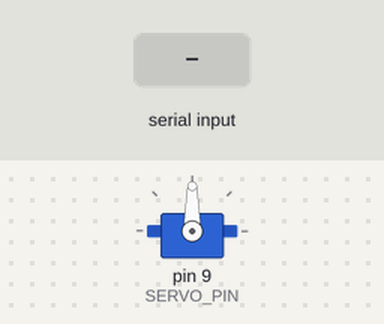
This sketch was run on a simulated Arduino Leonardo, built with avr-gcc and run on an emulated ATmega32U4. Parts: servo. The inputs (shaded band) are chosen by the test bench.

Above: at 1.2 s.
1.3 s: "PAN_LEFT\n" received over Serial
At 2.3 s:
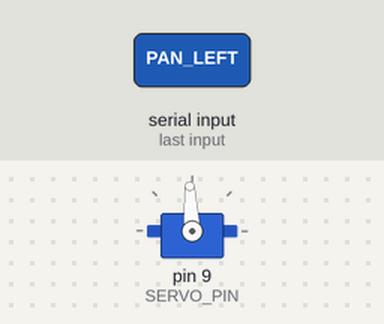
2.8 s: "PAN_RIGHT\n" received over Serial
At 3.2 s:
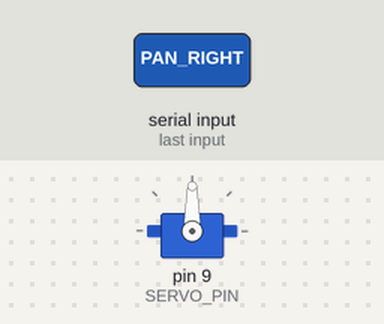
Timing chart, 0 to 5.8 s (numbered marks = the images above; inputs shaded):
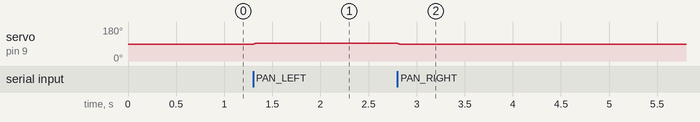

Measured:
- after the input at 1.3 s, servo on pin 9 (SERVO_PIN): 90° → 93° at once
- after the input at 2.8 s, servo on pin 9 (SERVO_PIN): 93° → 90° at once

The sketch:

pan_servo.ino
```cpp
/*
  Pan servo — serial line commands from MonitorAI camera app (Python).

  Drives the pan servo directly from one Arduino PWM pin using Servo.h (no motor driver).

  Protocol (ASCII, newline-terminated, must match camera/serial_servo.py):
    PAN_LEFT   — nudge target angle by STEP_DEGREES (clamp to PAN_MIN)
    PAN_RIGHT  — nudge target angle by STEP_DEGREES (clamp to PAN_MAX)
    STOP       — hold current target (motion may still finish smoothing)

  Smoothing: PAN_* commands update a *target* angle; the servo eases toward it in small
  steps (see SMOOTH_* below) so motion is less choppy than instant pan.write() jumps.

  Wiring (typical SG90 / MG90S):
    Servo signal (orange/yellow) -> pin 9 (SERVO_PIN)
    Servo VCC (red)             -> 5V (external 5V if servo browns out USB)
    Servo GND (brown/black)     -> GND

  After upload, close Arduino Serial Monitor before running the Python app (port is exclusive on Windows).
*/

#include <Servo.h>

// --- Match Python: camera/config.py SERIAL_BAUD default ---
static const long SERIAL_BAUD = 115200;

// --- Servo: direct pin (PWM-capable pin on your board; Uno/Nano: 9 is fine) ---
static const int SERVO_PIN = 9;

static const int PAN_MIN = 0;
static const int PAN_MAX = 180;
static const int START_ANGLE = 90;
// Degrees added to target per PAN command (Python rate-limits PAN_*)
static const int STEP_DEGREES = 3;

// If the mount is reversed: set true so PAN_LEFT / PAN_RIGHT match your rig
static const bool SWAP_LEFT_RIGHT = true;

// --- Smoothing (reduce choppy motion) ---
// Finer = smoother: 1° steps often (~8ms) reads as a slow pan instead of steps.
// If catch-up feels too slow, raise SMOOTH_MAX_STEP (e.g. 2) or lower SMOOTH_INTERVAL_MS slightly.
static const unsigned long SMOOTH_INTERVAL_MS = 8;
static const int SMOOTH_MAX_STEP = 1;

// Uncomment to echo unknown lines on Serial (USB)
// #define DEBUG 1

Servo pan;
int targetAngle = START_ANGLE;
int currentAngle = START_ANGLE;
unsigned long lastSmoothMs = 0;
String lineBuffer;

void smoothTowardTarget() {
  unsigned long now = millis();
  if (now - lastSmoothMs < SMOOTH_INTERVAL_MS) {
    return;
  }
  lastSmoothMs = now;
  if (currentAngle == targetAngle) {
    return;
  }
  int diff = targetAngle - currentAngle;
  int step;
  if (abs(diff) <= SMOOTH_MAX_STEP) {
    step = diff;
  } else {
    step = (diff > 0) ? SMOOTH_MAX_STEP : -SMOOTH_MAX_STEP;
  }
  currentAngle += step;
  pan.write(currentAngle);
}

void applyPanLeft() {
  int delta = SWAP_LEFT_RIGHT ? STEP_DEGREES : -STEP_DEGREES;
  moveBy(delta);
}

void applyPanRight() {
  int delta = SWAP_LEFT_RIGHT ? -STEP_DEGREES : STEP_DEGREES;
  moveBy(delta);
}

void moveBy(int delta) {
  long next = (long)targetAngle + delta;
  if (next < PAN_MIN) next = PAN_MIN;
  if (next > PAN_MAX) next = PAN_MAX;
  targetAngle = (int)next;
}

void setup() {
  pan.attach(SERVO_PIN);
  targetAngle = START_ANGLE;
  currentAngle = START_ANGLE;
  pan.write(currentAngle);

  Serial.begin(SERIAL_BAUD);
#if defined(USBCON) || defined(ARDUINO_USB_CDC_ON_BOOT)
  while (!Serial) { ; }
#endif

  lineBuffer.reserve(32);
}

void loop() {
  while (Serial.available() > 0) {
    char c = (char)Serial.read();
    if (c == '\r') {
      continue;
    }
    if (c == '\n') {
      handleLine(lineBuffer);
      lineBuffer = "";
    } else if (lineBuffer.length() < 48) {
      lineBuffer += c;
    } else {
      lineBuffer = "";
    }
  }
  smoothTowardTarget();
}

void handleLine(String &raw) {
  raw.trim();
  if (raw.length() == 0) {
    return;
  }

  if (raw == "PAN_LEFT") {
    applyPanLeft();
  } else if (raw == "PAN_RIGHT") {
    applyPanRight();
  } else if (raw == "STOP") {
    // Hold: stop changing target; servo finishes easing to last target
    ;
  } else {
#ifdef DEBUG
    Serial.print(F("? "));
    Serial.println(raw);
#endif
  }
}
```
